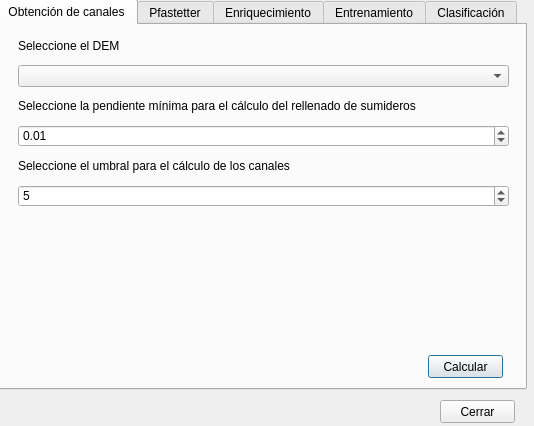
<?xml version="1.0" encoding="UTF-8"?>
<ui version="4.0">
 <class>ClasificacionRedesDialogBase</class>
 <widget class="QDialog" name="ClasificacionRedesDialogBase">
  <property name="geometry">
   <rect>
    <x>0</x>
    <y>0</y>
    <width>534</width>
    <height>426</height>
   </rect>
  </property>
  <property name="windowTitle">
   <string>Clasificación de redes hídricas</string>
  </property>
  <widget class="QTabWidget" name="tabWidget">
   <property name="enabled">
    <bool>true</bool>
   </property>
   <property name="geometry">
    <rect>
     <x>-4</x>
     <y>-1</y>
     <width>531</width>
     <height>391</height>
    </rect>
   </property>
   <property name="currentIndex">
    <number>0</number>
   </property>
   <widget class="QWidget" name="obtencion">
    <attribute name="title">
     <string>Obtención de canales</string>
    </attribute>
    <widget class="QComboBox" name="comboDEM">
     <property name="geometry">
      <rect>
       <x>20</x>
       <y>40</y>
       <width>491</width>
       <height>22</height>
      </rect>
     </property>
    </widget>
    <widget class="QLabel" name="label">
     <property name="geometry">
      <rect>
       <x>20</x>
       <y>10</y>
       <width>121</width>
       <height>21</height>
      </rect>
     </property>
     <property name="text">
      <string>Seleccione el DEM</string>
     </property>
    </widget>
    <widget class="QLabel" name="label_5">
     <property name="geometry">
      <rect>
       <x>20</x>
       <y>70</y>
       <width>491</width>
       <height>21</height>
      </rect>
     </property>
     <property name="text">
      <string>Seleccione la pendiente mínima para el cálculo del rellenado de sumideros</string>
     </property>
    </widget>
    <widget class="QLabel" name="label_6">
     <property name="geometry">
      <rect>
       <x>20</x>
       <y>130</y>
       <width>411</width>
       <height>21</height>
      </rect>
     </property>
     <property name="text">
      <string>Seleccione el umbral para el cálculo de los canales</string>
     </property>
    </widget>
    <widget class="QDoubleSpinBox" name="doubleSpinBox">
     <property name="geometry">
      <rect>
       <x>20</x>
       <y>100</y>
       <width>491</width>
       <height>22</height>
      </rect>
     </property>
     <property name="value">
      <double>0.010000000000000</double>
     </property>
    </widget>
    <widget class="QSpinBox" name="spinBox">
     <property name="geometry">
      <rect>
       <x>20</x>
       <y>160</y>
       <width>491</width>
       <height>22</height>
      </rect>
     </property>
     <property name="value">
      <number>5</number>
     </property>
    </widget>
    <widget class="QPushButton" name="calcChannels">
     <property name="geometry">
      <rect>
       <x>430</x>
       <y>330</y>
       <width>75</width>
       <height>23</height>
      </rect>
     </property>
     <property name="text">
      <string>Calcular</string>
     </property>
    </widget>
   </widget>
   <widget class="QWidget" name="pfastetter">
    <property name="enabled">
     <bool>false</bool>
    </property>
    <attribute name="title">
     <string>Pfastetter</string>
    </attribute>
    <widget class="QPushButton" name="calcPfastetter">
     <property name="geometry">
      <rect>
       <x>430</x>
       <y>330</y>
       <width>75</width>
       <height>23</height>
      </rect>
     </property>
     <property name="text">
      <string>Calcular</string>
     </property>
    </widget>
    <widget class="QLabel" name="label_18">
     <property name="geometry">
      <rect>
       <x>20</x>
       <y>50</y>
       <width>151</width>
       <height>21</height>
      </rect>
     </property>
     <property name="text">
      <string>Capa de cuencas</string>
     </property>
    </widget>
    <widget class="QComboBox" name="comboWatersheds_2">
     <property name="geometry">
      <rect>
       <x>180</x>
       <y>50</y>
       <width>321</width>
       <height>22</height>
      </rect>
     </property>
    </widget>
    <widget class="QComboBox" name="comboChannels_2">
     <property name="geometry">
      <rect>
       <x>180</x>
       <y>20</y>
       <width>321</width>
       <height>22</height>
      </rect>
     </property>
    </widget>
    <widget class="QLabel" name="label_9">
     <property name="geometry">
      <rect>
       <x>20</x>
       <y>20</y>
       <width>151</width>
       <height>21</height>
      </rect>
     </property>
     <property name="text">
      <string>Capa con canales</string>
     </property>
    </widget>
    <widget class="QTableView" name="tableView">
     <property name="geometry">
      <rect>
       <x>20</x>
       <y>80</y>
       <width>481</width>
       <height>231</height>
      </rect>
     </property>
    </widget>
    <widget class="QPushButton" name="calcZones">
     <property name="geometry">
      <rect>
       <x>20</x>
       <y>330</y>
       <width>131</width>
       <height>23</height>
      </rect>
     </property>
     <property name="text">
      <string>Determinar zonas</string>
     </property>
    </widget>
   </widget>
   <widget class="QWidget" name="enriquecimiento">
    <attribute name="title">
     <string>Enriquecimiento</string>
    </attribute>
    <widget class="QCheckBox" name="checkBoxAngularidad">
     <property name="geometry">
      <rect>
       <x>30</x>
       <y>160</y>
       <width>191</width>
       <height>17</height>
      </rect>
     </property>
     <property name="text">
      <string>Angularidad</string>
     </property>
    </widget>
    <widget class="QCheckBox" name="checkBoxRatioLong">
     <property name="geometry">
      <rect>
       <x>30</x>
       <y>190</y>
       <width>191</width>
       <height>17</height>
      </rect>
     </property>
     <property name="text">
      <string>Ratio de longitud</string>
     </property>
    </widget>
    <widget class="QCheckBox" name="checkBoxSinuosidad">
     <property name="geometry">
      <rect>
       <x>30</x>
       <y>220</y>
       <width>191</width>
       <height>17</height>
      </rect>
     </property>
     <property name="text">
      <string>Sinuosidad</string>
     </property>
    </widget>
    <widget class="QCheckBox" name="checkBoxElongacion">
     <property name="geometry">
      <rect>
       <x>30</x>
       <y>250</y>
       <width>191</width>
       <height>17</height>
      </rect>
     </property>
     <property name="text">
      <string>Elongación</string>
     </property>
    </widget>
    <widget class="QTextEdit" name="textEdit">
     <property name="geometry">
      <rect>
       <x>230</x>
       <y>150</y>
       <width>281</width>
       <height>171</height>
      </rect>
     </property>
    </widget>
    <widget class="QPushButton" name="calcEnrichment">
     <property name="geometry">
      <rect>
       <x>440</x>
       <y>330</y>
       <width>75</width>
       <height>23</height>
      </rect>
     </property>
     <property name="text">
      <string>Calcular</string>
     </property>
    </widget>
    <widget class="QCheckBox" name="checkBoxFractal">
     <property name="geometry">
      <rect>
       <x>30</x>
       <y>280</y>
       <width>191</width>
       <height>17</height>
      </rect>
     </property>
     <property name="text">
      <string>Dimensión fractal</string>
     </property>
    </widget>
    <widget class="QLabel" name="label_7">
     <property name="geometry">
      <rect>
       <x>30</x>
       <y>10</y>
       <width>151</width>
       <height>21</height>
      </rect>
     </property>
     <property name="text">
      <string>Capa con canales</string>
     </property>
    </widget>
    <widget class="QComboBox" name="comboChannels">
     <property name="geometry">
      <rect>
       <x>190</x>
       <y>10</y>
       <width>321</width>
       <height>22</height>
      </rect>
     </property>
    </widget>
    <widget class="QComboBox" name="comboWatersheds">
     <property name="geometry">
      <rect>
       <x>190</x>
       <y>70</y>
       <width>321</width>
       <height>22</height>
      </rect>
     </property>
    </widget>
    <widget class="QLabel" name="label_15">
     <property name="geometry">
      <rect>
       <x>30</x>
       <y>70</y>
       <width>151</width>
       <height>21</height>
      </rect>
     </property>
     <property name="text">
      <string>Capa de cuencas</string>
     </property>
    </widget>
    <widget class="QLabel" name="label_16">
     <property name="geometry">
      <rect>
       <x>30</x>
       <y>130</y>
       <width>481</width>
       <height>16</height>
      </rect>
     </property>
     <property name="text">
      <string>Seleccione las características que se van a usar para la etapa de enriquecimiento:</string>
     </property>
    </widget>
    <widget class="QCheckBox" name="checkIndividual">
     <property name="geometry">
      <rect>
       <x>30</x>
       <y>100</y>
       <width>341</width>
       <height>17</height>
      </rect>
     </property>
     <property name="text">
      <string>Realizar el cálculo para cada cuenca individualmente</string>
     </property>
     <property name="checked">
      <bool>true</bool>
     </property>
    </widget>
    <widget class="QLabel" name="label_17">
     <property name="geometry">
      <rect>
       <x>30</x>
       <y>40</y>
       <width>151</width>
       <height>21</height>
      </rect>
     </property>
     <property name="text">
      <string>Capa de enlaces</string>
     </property>
    </widget>
    <widget class="QComboBox" name="comboJunctions">
     <property name="geometry">
      <rect>
       <x>190</x>
       <y>40</y>
       <width>321</width>
       <height>22</height>
      </rect>
     </property>
    </widget>
   </widget>
   <widget class="QWidget" name="entrenamiento">
    <attribute name="title">
     <string>Entrenamiento</string>
    </attribute>
    <widget class="QComboBox" name="comboClassifiedWatersheds">
     <property name="geometry">
      <rect>
       <x>270</x>
       <y>10</y>
       <width>231</width>
       <height>22</height>
      </rect>
     </property>
    </widget>
    <widget class="QLabel" name="label_20">
     <property name="geometry">
      <rect>
       <x>20</x>
       <y>10</y>
       <width>221</width>
       <height>21</height>
      </rect>
     </property>
     <property name="text">
      <string>Capa de cuencas clasificadas y enriquecidas</string>
     </property>
    </widget>
    <widget class="QComboBox" name="comboCWclassField">
     <property name="geometry">
      <rect>
       <x>180</x>
       <y>40</y>
       <width>321</width>
       <height>22</height>
      </rect>
     </property>
    </widget>
    <widget class="QLabel" name="label_23">
     <property name="geometry">
      <rect>
       <x>20</x>
       <y>40</y>
       <width>151</width>
       <height>21</height>
      </rect>
     </property>
     <property name="text">
      <string>Campo de clasificación</string>
     </property>
    </widget>
    <widget class="QLabel" name="label_24">
     <property name="geometry">
      <rect>
       <x>20</x>
       <y>70</y>
       <width>151</width>
       <height>21</height>
      </rect>
     </property>
     <property name="text">
      <string>Campo de confianza</string>
     </property>
    </widget>
    <widget class="QComboBox" name="comboCWConfidenceField">
     <property name="geometry">
      <rect>
       <x>180</x>
       <y>70</y>
       <width>321</width>
       <height>22</height>
      </rect>
     </property>
    </widget>
    <widget class="QCheckBox" name="checkConfidence">
     <property name="geometry">
      <rect>
       <x>20</x>
       <y>110</y>
       <width>341</width>
       <height>17</height>
      </rect>
     </property>
     <property name="text">
      <string>Usar confianza para la elección del entrenamiento</string>
     </property>
     <property name="checked">
      <bool>true</bool>
     </property>
    </widget>
    <widget class="QDoubleSpinBox" name="percentage">
     <property name="geometry">
      <rect>
       <x>340</x>
       <y>270</y>
       <width>62</width>
       <height>22</height>
      </rect>
     </property>
     <property name="maximum">
      <double>100.000000000000000</double>
     </property>
     <property name="value">
      <double>20.000000000000000</double>
     </property>
    </widget>
    <widget class="QLabel" name="label_25">
     <property name="geometry">
      <rect>
       <x>20</x>
       <y>270</y>
       <width>311</width>
       <height>21</height>
      </rect>
     </property>
     <property name="text">
      <string>Porcentaje de elementos para el entrenamiento:</string>
     </property>
    </widget>
    <widget class="QCheckBox" name="BN">
     <property name="geometry">
      <rect>
       <x>20</x>
       <y>330</y>
       <width>191</width>
       <height>17</height>
      </rect>
     </property>
     <property name="text">
      <string>Red bayesiana</string>
     </property>
    </widget>
    <widget class="QCheckBox" name="NN">
     <property name="geometry">
      <rect>
       <x>20</x>
       <y>300</y>
       <width>121</width>
       <height>17</height>
      </rect>
     </property>
     <property name="text">
      <string>Red neuronal</string>
     </property>
    </widget>
    <widget class="QPushButton" name="calcEnrichment_2">
     <property name="geometry">
      <rect>
       <x>440</x>
       <y>340</y>
       <width>75</width>
       <height>23</height>
      </rect>
     </property>
     <property name="text">
      <string>Calcular</string>
     </property>
    </widget>
    <widget class="QDoubleSpinBox" name="NBsmoothing">
     <property name="geometry">
      <rect>
       <x>370</x>
       <y>330</y>
       <width>62</width>
       <height>22</height>
      </rect>
     </property>
     <property name="minimum">
      <double>0.100000000000000</double>
     </property>
     <property name="maximum">
      <double>100.000000000000000</double>
     </property>
     <property name="value">
      <double>1.000000000000000</double>
     </property>
    </widget>
    <widget class="QLabel" name="label_26">
     <property name="geometry">
      <rect>
       <x>140</x>
       <y>330</y>
       <width>221</width>
       <height>21</height>
      </rect>
     </property>
     <property name="text">
      <string>Nivel de suavizado de la red bayesiana</string>
     </property>
    </widget>
    <widget class="QTableWidget" name="fieldsCWUsed">
     <property name="geometry">
      <rect>
       <x>20</x>
       <y>130</y>
       <width>481</width>
       <height>131</height>
      </rect>
     </property>
     <column>
      <property name="text">
       <string>Field</string>
      </property>
     </column>
     <column>
      <property name="text">
       <string>Use for training</string>
      </property>
     </column>
     <column>
      <property name="text">
       <string>Use as result</string>
      </property>
     </column>
    </widget>
   </widget>
   <widget class="QWidget" name="clasificacion">
    <attribute name="title">
     <string>Clasificación</string>
    </attribute>
    <widget class="QComboBox" name="comboWatershedsEn">
     <property name="geometry">
      <rect>
       <x>200</x>
       <y>20</y>
       <width>321</width>
       <height>22</height>
      </rect>
     </property>
    </widget>
    <widget class="QLabel" name="label_8">
     <property name="geometry">
      <rect>
       <x>20</x>
       <y>20</y>
       <width>171</width>
       <height>21</height>
      </rect>
     </property>
     <property name="text">
      <string>Capa con cuencas enriquecidas:</string>
     </property>
    </widget>
    <widget class="QPushButton" name="calcFuzzy">
     <property name="geometry">
      <rect>
       <x>384</x>
       <y>330</y>
       <width>121</width>
       <height>23</height>
      </rect>
     </property>
     <property name="text">
      <string>Aplicar Fuzzy Logic</string>
     </property>
    </widget>
   </widget>
  </widget>
  <widget class="QPushButton" name="pushClose">
   <property name="geometry">
    <rect>
     <x>440</x>
     <y>400</y>
     <width>75</width>
     <height>23</height>
    </rect>
   </property>
   <property name="text">
    <string>Cerrar</string>
   </property>
  </widget>
 </widget>
 <resources/>
 <connections>
  <connection>
   <sender>pushClose</sender>
   <signal>clicked()</signal>
   <receiver>ClasificacionRedesDialogBase</receiver>
   <slot>accept()</slot>
   <hints>
    <hint type="sourcelabel">
     <x>437</x>
     <y>411</y>
    </hint>
    <hint type="destinationlabel">
     <x>262</x>
     <y>233</y>
    </hint>
   </hints>
  </connection>
 </connections>
</ui>
